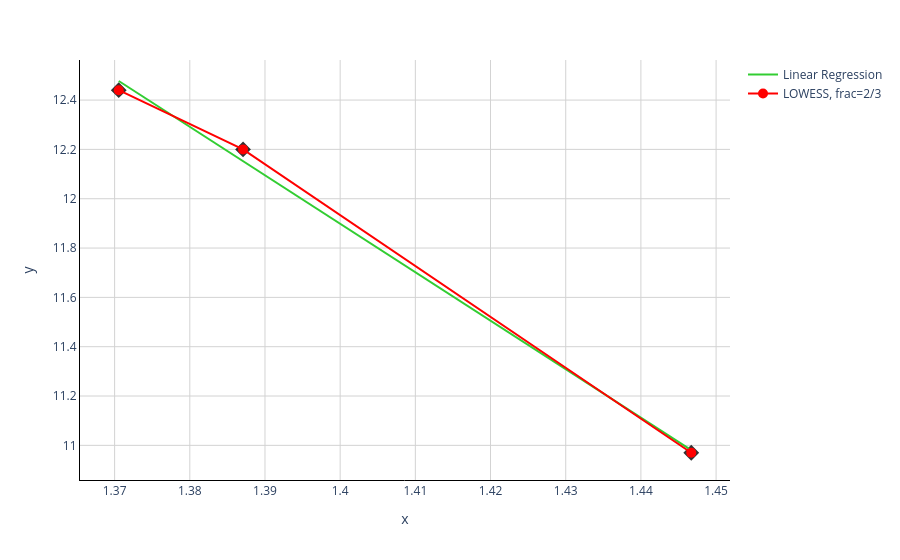

The notebook cell this image was saved under:
### Code cell
# ------- Select variables -------
# x values for Linear Regression
X=yrlog.reshape(-1,1) # Note, we need X to be a 2D array, hence reshape
# x values for LOWESS
x=yrlog
# y values for both
y=xr

# ------- Linear Regression -------
# Define and fit the model
model1 = LinearRegression()
LR = model1.fit(X, y)

# Predict a few points with Linear Regression model for the grpah
# Create 20 evenly spaced points from smallest X to largest X
x_range = np.linspace(X.min(), X.max(), 20) 
# Predict y values for our set of X values
y_range = model1.predict(x_range.reshape(-1, 1))

# ------- LOWESS -------
# Define a model
lowess = sm.nonparametric.lowess

# Generate y_hat values using lowess, try a couple values for hyperparameters
y_hat1 = lowess(y, x) # note, default frac=2/3
y_hat2 = lowess(y, x, frac=1/5)
#With fitting done, let us draw simple linear regression and LOWESS lines on the graph.

# Create a scatter plot
#plt.xlim( (5,35) )
#plt.ylim( (17,9))
#plt.yscale("log")
#plt.xscale("log")
fig = px.scatter(x=yrlog, y=xr, 
                 opacity=0.8, color_discrete_sequence=['black'])
#, log_x=True

# Add the prediction line
fig.add_traces(go.Scatter(x=x_range, y=y_range, name='Linear Regression', line=dict(color='limegreen')))
fig.add_traces(go.Scatter(x=y_hat1[:,0], y=y_hat1[:,1], name='LOWESS, frac=2/3', line=dict(color='red')))
#fig.add_traces(go.Scatter(x=y_hat2[:,0], y=y_hat2[:,1], name='LOWESS, frac=1/5', line=dict(color='orange')))

# Change chart background color
fig.update_layout(dict(plot_bgcolor = 'white'))

# Update axes lines
fig.update_xaxes(showgrid=True, gridwidth=1, gridcolor='lightgrey', 
                 zeroline=True, zerolinewidth=1, zerolinecolor='lightgrey', 
                 showline=True, linewidth=1, linecolor='black')

fig.update_yaxes(showgrid=True, gridwidth=1, gridcolor='lightgrey', 
                 zeroline=True, zerolinewidth=1, zerolinecolor='lightgrey', 
                 showline=True, linewidth=1, linecolor='black')

# Set figure title
#fig.update_layout(title=dict(text="House Price Based on Distance from the Nearest MRT with Model Predictions", 
                             #font=dict(color='black')))

fig.update_traces(
    marker=dict(size=5, symbol="diamond", line=dict(width=2, color="Black")),
    selector=dict(mode="markers"),
)

# Update marker size
fig.update_traces(marker=dict(size=10))
#fig.update_layout(yaxis_range=[11,6])

fig.show()

### Figure 1 — Plotly figure (JSON) as saved in the notebook; plotly's stock layout.template omitted (floating-point values rounded to 4 significant figures)
{"data": [{"hovertemplate": "x=%{x}<br>y=%{y}<extra></extra>", "legendgroup": "", "marker": {"color": "black", "line": {"color": "Black", "width": 2}, "opacity": 0.8, "size": 10, "symbol": "diamond"}, "mode": "markers", "name": "", "orientation": "v", "showlegend": false, "type": "scatter", "x": [1.447, 1.387, 1.371], "xaxis": "x", "y": [10.97, 12.2, 12.44], "yaxis": "y"}, {"line": {"color": "limegreen"}, "marker": {"size": 10}, "name": "Linear Regression", "type": "scatter", "x": [1.371, 1.375, 1.379, 1.383, 1.387, 1.391, 1.395, 1.399, 1.403, 1.407, 1.411, 1.415, 1.419, 1.423, 1.427, 1.431, 1.435, 1.439, 1.443, 1.447], "y": [12.48, 12.4, 12.32, 12.24, 12.16, 12.08, 12.0, 11.93, 11.85, 11.77, 11.69, 11.61, 11.53, 11.45, 11.37, 11.3, 11.22, 11.14, 11.06, 10.98]}, {"line": {"color": "red"}, "marker": {"size": 10}, "name": "LOWESS, frac=2/3", "type": "scatter", "x": [1.371, 1.387, 1.447], "y": [12.44, 12.2, 10.97]}], "layout": {"legend": {"tracegroupgap": 0}, "margin": {"t": 60}, "plot_bgcolor": "white", "xaxis": {"anchor": "y", "domain": [0, 1], "gridcolor": "lightgrey", "gridwidth": 1, "linecolor": "black", "linewidth": 1, "showgrid": true, "showline": true, "title": {"text": "x"}, "zeroline": true, "zerolinecolor": "lightgrey", "zerolinewidth": 1}, "yaxis": {"anchor": "x", "domain": [0, 1], "gridcolor": "lightgrey", "gridwidth": 1, "linecolor": "black", "linewidth": 1, "showgrid": true, "showline": true, "title": {"text": "y"}, "zeroline": true, "zerolinecolor": "lightgrey", "zerolinewidth": 1}}}
